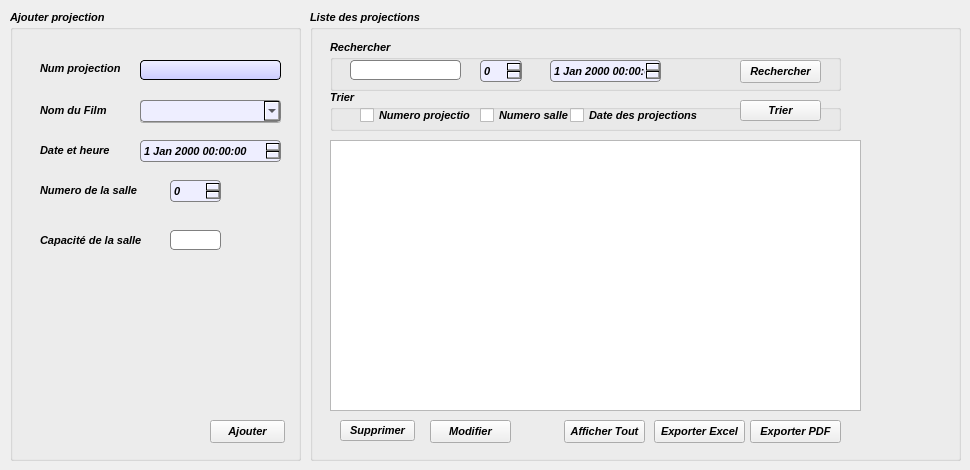
      <widget class="QWidget" name="Projection">
       <attribute name="title">
        <string>Projection</string>
       </attribute>
       <widget class="QGroupBox" name="groupBox_ajoutP">
        <property name="geometry">
         <rect>
          <x>10</x>
          <y>10</y>
          <width>291</width>
          <height>451</height>
         </rect>
        </property>
        <property name="font">
         <font>
          <pointsize>8</pointsize>
          <weight>75</weight>
          <italic>true</italic>
          <bold>true</bold>
          <strikeout>false</strikeout>
          <kerning>true</kerning>
         </font>
        </property>
        <property name="styleSheet">
         <string notr="true">QGroupBox {
 background-color: qlineargradient(x1: 0, y1: 0, x1: 0, y2: 1,
                                   stop: 0 #88D1C7, stop: 1 #FFFFFF);
 border: 2px solid lightblue;
 border-radius: 5px;
 margin-top: 1ex; /* leave space at the top for the title */
}font: 75 8pt &quot;MS Shell Dlg 2&quot;;
</string>
        </property>
        <property name="title">
         <string>Ajouter projection</string>
        </property>
        <widget class="QLabel" name="label_date_heure">
         <property name="geometry">
          <rect>
           <x>30</x>
           <y>130</y>
           <width>81</width>
           <height>21</height>
          </rect>
         </property>
         <property name="styleSheet">
          <string notr="true">font: 75 9pt &quot;MS Shell Dlg 2&quot;;</string>
         </property>
         <property name="text">
          <string>Date et heure</string>
         </property>
        </widget>
        <widget class="QLabel" name="label_idFK">
         <property name="geometry">
          <rect>
           <x>30</x>
           <y>90</y>
           <width>81</width>
           <height>20</height>
          </rect>
         </property>
         <property name="styleSheet">
          <string notr="true">font: 75 9pt &quot;MS Shell Dlg 2&quot;;</string>
         </property>
         <property name="text">
          <string>Nom du Film</string>
         </property>
        </widget>
        <widget class="QLabel" name="label_numsalle">
         <property name="geometry">
          <rect>
           <x>30</x>
           <y>170</y>
           <width>111</width>
           <height>21</height>
          </rect>
         </property>
         <property name="styleSheet">
          <string notr="true">font: 75 9pt &quot;MS Shell Dlg 2&quot;;</string>
         </property>
         <property name="text">
          <string>Numero de la salle</string>
         </property>
        </widget>
        <widget class="QSpinBox" name="spinBox_salle">
         <property name="geometry">
          <rect>
           <x>160</x>
           <y>170</y>
           <width>51</width>
           <height>22</height>
          </rect>
         </property>
         <property name="styleSheet">
          <string notr="true">    background-color:QLinearGradient(x1: 0, y1: 0, x1: 0, y0: 1, stop: 0 #eef, stop: 1 #ccf);
padding: 1px;
border-style: solid;
border: 1px solid grey;
border-radius: 4px;
</string>
         </property>
        </widget>
        <widget class="QPushButton" name="pushButton_ajouter_proj">
         <property name="geometry">
          <rect>
           <x>200</x>
           <y>410</y>
           <width>75</width>
           <height>23</height>
          </rect>
         </property>
         <property name="styleSheet">
          <string notr="true">QPushButton:pressed {
       background-color: qlineargradient(spread:pad, x1:0, y1:0, x2:0, y2:1,   stop:0 rgba(60, 186, 162, 255), stop:1 rgba(98, 211, 162, 255))
}
QPushButton:hover:!pressed{ color: blue}

QPushButton:disabled {
       background-color: rgb(170, 170, 127)
}</string>
         </property>
         <property name="text">
          <string>Ajouter</string>
         </property>
        </widget>
        <widget class="QLabel" name="label_numP">
         <property name="geometry">
          <rect>
           <x>30</x>
           <y>50</y>
           <width>101</width>
           <height>16</height>
          </rect>
         </property>
         <property name="styleSheet">
          <string notr="true">font: 75 9pt &quot;MS Shell Dlg 2&quot;;</string>
         </property>
         <property name="text">
          <string>Num projection</string>
         </property>
        </widget>
        <widget class="QLineEdit" name="lineEdit_nump">
         <property name="geometry">
          <rect>
           <x>130</x>
           <y>50</y>
           <width>141</width>
           <height>20</height>
          </rect>
         </property>
         <property name="styleSheet">
          <string notr="true">QLineEdit {
 
    background-color:QLinearGradient(x1: 0, y1: 0, x2: 0, y2: 1, stop: 0 #eef, stop: 1 #ccf);
padding: 1px;
border-style: solid;
border: 1px solid black;
border-radius: 4px;

}</string>
         </property>
        </widget>
        <widget class="QDateTimeEdit" name="dateTimeEdit_datep">
         <property name="geometry">
          <rect>
           <x>130</x>
           <y>130</y>
           <width>141</width>
           <height>22</height>
          </rect>
         </property>
         <property name="styleSheet">
          <string notr="true">    background-color:QLinearGradient(x1: 0, y1: 0, x1: 0, y0: 1, stop: 0 #eef, stop: 1 #ccf);
padding: 1px;
border-style: solid;
border: 1px solid grey;
border-radius: 4px;</string>
         </property>
        </widget>
        <widget class="QLabel" name="label_2">
         <property name="geometry">
          <rect>
           <x>30</x>
           <y>220</y>
           <width>111</width>
           <height>21</height>
          </rect>
         </property>
         <property name="styleSheet">
          <string notr="true">font: 75 9pt &quot;MS Shell Dlg 2&quot;;</string>
         </property>
         <property name="text">
          <string>Capacité de la salle</string>
         </property>
        </widget>
        <widget class="QLineEdit" name="lineEdit_capacite">
         <property name="geometry">
          <rect>
           <x>160</x>
           <y>220</y>
           <width>51</width>
           <height>20</height>
          </rect>
         </property>
         <property name="styleSheet">
          <string notr="true">background color:white;
padding: 1px;
border-style: solid;
border: 1px solid grey;
border-radius: 4px;</string>
         </property>
        </widget>
        <widget class="QComboBox" name="comboBox_idF_proj">
         <property name="geometry">
          <rect>
           <x>130</x>
           <y>90</y>
           <width>141</width>
           <height>22</height>
          </rect>
         </property>
         <property name="styleSheet">
          <string notr="true">    background-color:QLinearGradient(x1: 0, y1: 0, x1: 0, y0: 1, stop: 0 #eef, stop: 1 #ccf);
padding: 1px;
border-style: solid;
border: 1px solid grey;
border-radius: 4px;
</string>
         </property>
        </widget>
        <widget class="QPushButton" name="idF_proj">
         <property name="geometry">
          <rect>
           <x>130</x>
           <y>90</y>
           <width>141</width>
           <height>23</height>
          </rect>
         </property>
         <property name="text">
          <string/>
         </property>
        </widget>
        <zorder>idF_proj</zorder>
        <zorder>label_date_heure</zorder>
        <zorder>label_idFK</zorder>
        <zorder>label_numsalle</zorder>
        <zorder>spinBox_salle</zorder>
        <zorder>pushButton_ajouter_proj</zorder>
        <zorder>label_numP</zorder>
        <zorder>lineEdit_nump</zorder>
        <zorder>dateTimeEdit_datep</zorder>
        <zorder>label_2</zorder>
        <zorder>lineEdit_capacite</zorder>
        <zorder>comboBox_idF_proj</zorder>
       </widget>
       <widget class="QGroupBox" name="groupBox_listeP">
        <property name="geometry">
         <rect>
          <x>310</x>
          <y>10</y>
          <width>651</width>
          <height>451</height>
         </rect>
        </property>
        <property name="font">
         <font>
          <pointsize>8</pointsize>
          <weight>75</weight>
          <italic>true</italic>
          <bold>true</bold>
          <underline>false</underline>
         </font>
        </property>
        <property name="styleSheet">
         <string notr="true">QGroupBox {
 background-color: qlineargradient(x1: 0, y1: 0, x2: 0, y2: 1,
                                   stop: 0 #88D1C7, stop: 1 #FFFFFF);
 border: 2px solid lightblue;
 border-radius: 5px;
 margin-top: 1ex; /* leave space at the top for the title */
}font: 75 8pt &quot;MS Shell Dlg 2&quot;;
</string>
        </property>
        <property name="title">
         <string>Liste des projections</string>
        </property>
        <widget class="QPushButton" name="exporterPdf_proj">
         <property name="geometry">
          <rect>
           <x>440</x>
           <y>410</y>
           <width>91</width>
           <height>23</height>
          </rect>
         </property>
         <property name="styleSheet">
          <string notr="true">QPushButton:pressed {
       background-color: qlineargradient(spread:pad, x1:0, y1:0, x2:0, y2:1,   stop:0 rgba(12, 142, 134), stop:1 rgba(57, 179, 171))
}
QPushButton:hover:!pressed{ color: purple}

QPushButton:disabled {
       background-color: rgb(170, 170, 127)
}</string>
         </property>
         <property name="text">
          <string>Exporter PDF</string>
         </property>
        </widget>
        <widget class="QTableView" name="tableView_projections">
         <property name="geometry">
          <rect>
           <x>20</x>
           <y>130</y>
           <width>531</width>
           <height>271</height>
          </rect>
         </property>
         <property name="styleSheet">
          <string notr="true">background:white;

QTableView::indicator:unchecked {
    background-color: #d7d6d5
}
 QTableView {
     selection-background-color: qlineargradient(x1: 0, y1: 0, x2: 0.5, y2: 0.5,
                                 stop: 0 #A251C0, stop: 1 lightgrey);
 }</string>
         </property>
        </widget>
        <widget class="QPushButton" name="pushButton_supp_proj">
         <property name="geometry">
          <rect>
           <x>30</x>
           <y>410</y>
           <width>75</width>
           <height>21</height>
          </rect>
         </property>
         <property name="styleSheet">
          <string notr="true">
QPushButton:pressed {
       background-color: qlineargradient(spread:pad, x1:0, y1:0, x2:0, y2:1,   stop:0 rgba(250, 65, 65), stop:1 rgba(240, 55, 79));
}
QPushButton:hover:!pressed{ color: red}

QPushButton:disabled {
       background-color: rgb(170, 170, 127);
}</string>
         </property>
         <property name="text">
          <string>Supprimer</string>
         </property>
        </widget>
        <widget class="QPushButton" name="pushButton_update_proj">
         <property name="geometry">
          <rect>
           <x>120</x>
           <y>410</y>
           <width>81</width>
           <height>23</height>
          </rect>
         </property>
         <property name="styleSheet">
          <string notr="true">QPushButton:pressed {
       background-color: qlineargradient(spread:pad, x1:0, y1:0, x2:0, y2:1,   stop:0 rgba(255, 135, 55), stop:1 rgba(255, 160, 96))
}
QPushButton:hover:!pressed{ color: orange}

QPushButton:disabled {
       background-color: rgb(170, 170, 127)
}</string>
         </property>
         <property name="text">
          <string>Modifier</string>
         </property>
        </widget>
        <widget class="QGroupBox" name="groupBox_3">
         <property name="geometry">
          <rect>
           <x>20</x>
           <y>30</y>
           <width>511</width>
           <height>51</height>
          </rect>
         </property>
         <property name="font">
          <font>
           <italic>true</italic>
           <underline>false</underline>
          </font>
         </property>
         <property name="title">
          <string>Rechercher</string>
         </property>
         <widget class="QLineEdit" name="lineEdit_rech_numP">
          <property name="geometry">
           <rect>
            <x>20</x>
            <y>20</y>
            <width>111</width>
            <height>20</height>
           </rect>
          </property>
          <property name="font">
           <font>
            <family>Yu Gothic UI Semilight</family>
           </font>
          </property>
          <property name="styleSheet">
           <string notr="true">
padding: 1px;
border-style: solid;
border: 1px solid grey;
border-radius: 4px;
background:white;
</string>
          </property>
          <property name="text">
           <string/>
          </property>
         </widget>
         <widget class="QPushButton" name="rech_proj">
          <property name="geometry">
           <rect>
            <x>410</x>
            <y>20</y>
            <width>81</width>
            <height>23</height>
           </rect>
          </property>
          <property name="styleSheet">
           <string notr="true">QPushButton:pressed {
       background-color: qlineargradient(spread:pad, x1:0, y1:0, x2:0, y2:1,   stop:0 rgba(208, 137, 233), stop:1 rgba(201, 71, 249))
}
QPushButton:hover:!pressed{ color: purple}

QPushButton:disabled {
       background-color: rgb(170, 170, 127)
}</string>
          </property>
          <property name="text">
           <string>Rechercher</string>
          </property>
         </widget>
         <widget class="QDateTimeEdit" name="dateTimeEdit_rechP">
          <property name="geometry">
           <rect>
            <x>220</x>
            <y>20</y>
            <width>111</width>
            <height>22</height>
           </rect>
          </property>
          <property name="styleSheet">
           <string notr="true">    background-color:QLinearGradient(x1: 0, y1: 0, x1: 0, y0: 1, stop: 0 #eef, stop: 1 #ccf);
padding: 1px;
border-style: solid;
border: 1px solid grey;
border-radius: 4px;
</string>
          </property>
         </widget>
         <widget class="QSpinBox" name="spinBox_rechsalle">
          <property name="geometry">
           <rect>
            <x>150</x>
            <y>20</y>
            <width>42</width>
            <height>22</height>
           </rect>
          </property>
          <property name="styleSheet">
           <string notr="true">    background-color:QLinearGradient(x1: 0, y1: 0, x1: 0, y0: 1, stop: 0 #eef, stop: 1 #ccf);
padding: 1px;
border-style: solid;
border: 1px solid grey;
border-radius: 4px;
</string>
          </property>
         </widget>
        </widget>
        <widget class="QGroupBox" name="groupBox_5">
         <property name="geometry">
          <rect>
           <x>20</x>
           <y>80</y>
           <width>511</width>
           <height>41</height>
          </rect>
         </property>
         <property name="font">
          <font>
           <italic>true</italic>
          </font>
         </property>
         <property name="title">
          <string>Trier</string>
         </property>
         <widget class="QPushButton" name="tri_proj">
          <property name="geometry">
           <rect>
            <x>410</x>
            <y>10</y>
            <width>81</width>
            <height>21</height>
           </rect>
          </property>
          <property name="styleSheet">
           <string notr="true">QPushButton:pressed {
       background-color: qlineargradient(spread:pad, x1:0, y1:0, x2:0, y2:1,   stop:0 rgba(68, 185, 119), stop:1 rgba(102, 206, 147))
}
QPushButton:hover:!pressed{ color: green}

QPushButton:disabled {
       background-color: rgb(170, 170, 127)
}</string>
          </property>
          <property name="text">
           <string>Trier</string>
          </property>
         </widget>
         <widget class="QCheckBox" name="checkBox_numpTri">
          <property name="geometry">
           <rect>
            <x>30</x>
            <y>10</y>
            <width>111</width>
            <height>31</height>
           </rect>
          </property>
          <property name="text">
           <string>Numero projection</string>
          </property>
         </widget>
         <widget class="QCheckBox" name="checkBox_salleTri">
          <property name="geometry">
           <rect>
            <x>150</x>
            <y>10</y>
            <width>91</width>
            <height>31</height>
           </rect>
          </property>
          <property name="text">
           <string>Numero salle</string>
          </property>
         </widget>
         <widget class="QCheckBox" name="checkBox_datePTri">
          <property name="geometry">
           <rect>
            <x>240</x>
            <y>10</y>
            <width>131</width>
            <height>31</height>
           </rect>
          </property>
          <property name="text">
           <string>Date des projections</string>
          </property>
         </widget>
        </widget>
        <widget class="QPushButton" name="exporterExcel_proj">
         <property name="geometry">
          <rect>
           <x>344</x>
           <y>410</y>
           <width>91</width>
           <height>23</height>
          </rect>
         </property>
         <property name="styleSheet">
          <string notr="true">QPushButton:pressed {
       background-color: qlineargradient(spread:pad, x1:0, y1:0, x2:0, y2:1,   stop:0 rgba(12, 142, 134), stop:1 rgba(57, 179, 171))
}
QPushButton:hover:!pressed{ color: purple}

QPushButton:disabled {
       background-color: rgb(170, 170, 127)
}</string>
         </property>
         <property name="text">
          <string>Exporter Excel</string>
         </property>
        </widget>
        <widget class="QPushButton" name="pushButton_afficherP">
         <property name="geometry">
          <rect>
           <x>254</x>
           <y>410</y>
           <width>81</width>
           <height>23</height>
          </rect>
         </property>
         <property name="styleSheet">
          <string notr="true">QPushButton:pressed {
       background-color: qlineargradient(spread:pad, x1:0, y1:0, x2:0, y2:1,   stop:0 rgba(225, 255, 129), stop:1 rgba(213, 255, 75))
}
QPushButton:hover:!pressed{ color:#C0F60C}

QPushButton:disabled {
       background-color: rgb(170, 170, 127)
}</string>
         </property>
         <property name="text">
          <string>Afficher Tout</string>
         </property>
        </widget>
        <zorder>groupBox_3</zorder>
        <zorder>exporterPdf_proj</zorder>
        <zorder>tableView_projections</zorder>
        <zorder>pushButton_supp_proj</zorder>
        <zorder>pushButton_update_proj</zorder>
        <zorder>groupBox_5</zorder>
        <zorder>exporterExcel_proj</zorder>
        <zorder>pushButton_afficherP</zorder>
       </widget>
      </widget>
